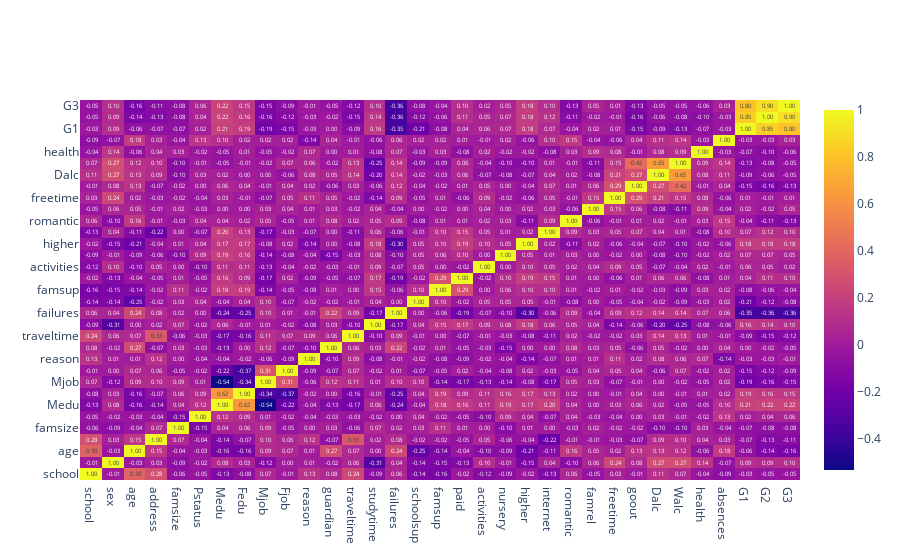

Notebook code cell kept with this figure:
### Code cell
fig = go.Figure()
fig.add_trace(
    go.Heatmap(
        x = data.corr().columns,
        y = data.corr().index,
        z = np.array(data.corr()),
        text=data.corr().values,
        texttemplate='%{text:.2f}'
    )
)
fig.show()

### Figure 1 — Plotly figure (JSON) as saved in the notebook; plotly's stock layout.template omitted (floating-point values rounded to 4 significant figures; data arrays with more than 128 entries replaced by an {"elided": "..."} marker saying what was removed)
{"data": [{"text": {"elided": "33x33 float values"}, "texttemplate": "%{text:.2f}", "type": "heatmap", "x": ["school", "sex", "age", "address", "famsize", "Pstatus", "Medu", "Fedu", "Mjob", "Fjob", "reason", "guardian", "traveltime", "studytime", "failures", "schoolsup", "famsup", "paid", "activities", "nursery", "higher", "internet", "romantic", "famrel", "freetime", "goout", "Dalc", "Walc", "health", "absences", "G1", "G2", "G3"], "y": ["school", "sex", "age", "address", "famsize", "Pstatus", "Medu", "Fedu", "Mjob", "Fjob", "reason", "guardian", "traveltime", "studytime", "failures", "schoolsup", "famsup", "paid", "activities", "nursery", "higher", "internet", "romantic", "famrel", "freetime", "goout", "Dalc", "Walc", "health", "absences", "G1", "G2", "G3"], "z": {"elided": "33x33 float values"}}], "layout": {}}
